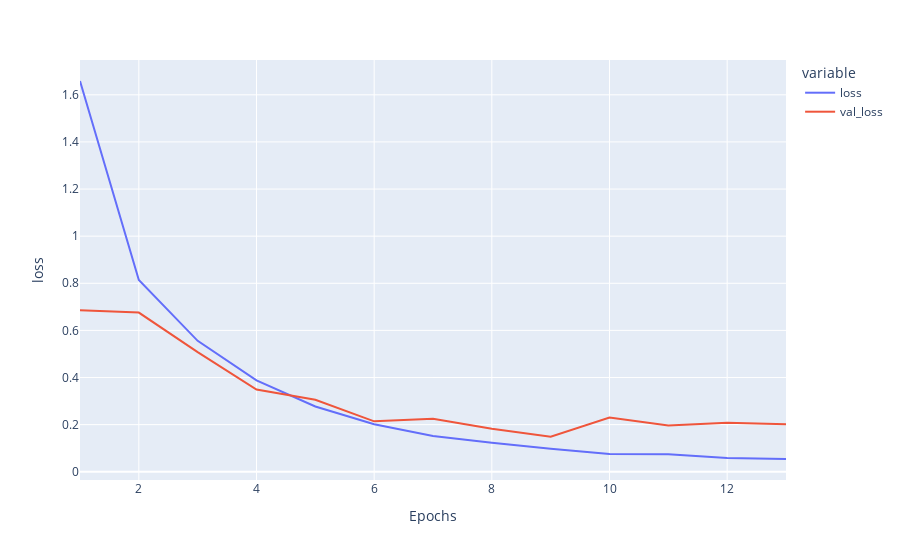

Notebook cell for this chart:
### Code cell
display_curves(history2, 'loss')

### Figure 1 — Plotly figure (JSON) as saved in the notebook; plotly's stock layout.template omitted (floating-point values rounded to 4 significant figures)
{"data": [{"hovertemplate": "variable=loss<br>x=%{x}<br>value=%{y}<extra></extra>", "legendgroup": "loss", "line": {"color": "#636efa", "dash": "solid"}, "marker": {"symbol": "circle"}, "mode": "lines", "name": "loss", "orientation": "v", "showlegend": true, "type": "scatter", "x": [1, 2, 3, 4, 5, 6, 7, 8, 9, 10, 11, 12, 13], "xaxis": "x", "y": [1.659, 0.8138, 0.5557, 0.3879, 0.2772, 0.2019, 0.1517, 0.123, 0.09811, 0.0753, 0.07389, 0.0581, 0.05414], "yaxis": "y"}, {"hovertemplate": "variable=val_loss<br>x=%{x}<br>value=%{y}<extra></extra>", "legendgroup": "val_loss", "line": {"color": "#EF553B", "dash": "solid"}, "marker": {"symbol": "circle"}, "mode": "lines", "name": "val_loss", "orientation": "v", "showlegend": true, "type": "scatter", "x": [1, 2, 3, 4, 5, 6, 7, 8, 9, 10, 11, 12, 13], "xaxis": "x", "y": [0.6855, 0.6757, 0.5079, 0.3489, 0.3058, 0.2139, 0.2251, 0.1822, 0.149, 0.23, 0.1968, 0.2083, 0.2019], "yaxis": "y"}], "layout": {"legend": {"title": {"text": "variable"}, "tracegroupgap": 0}, "margin": {"t": 60}, "xaxis": {"anchor": "y", "domain": [0, 1], "title": {"text": "Epochs"}}, "yaxis": {"anchor": "x", "domain": [0, 1], "title": {"text": "loss"}}}}
